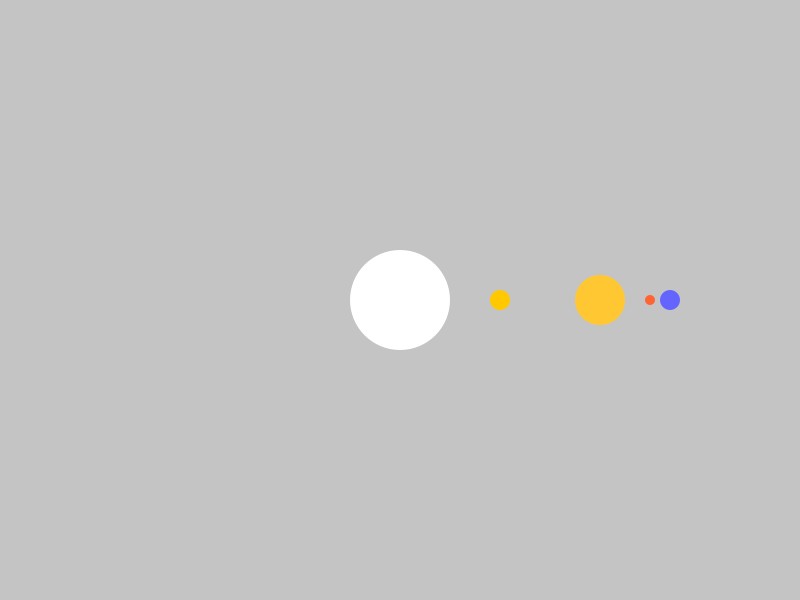
Frame 1 (no input)
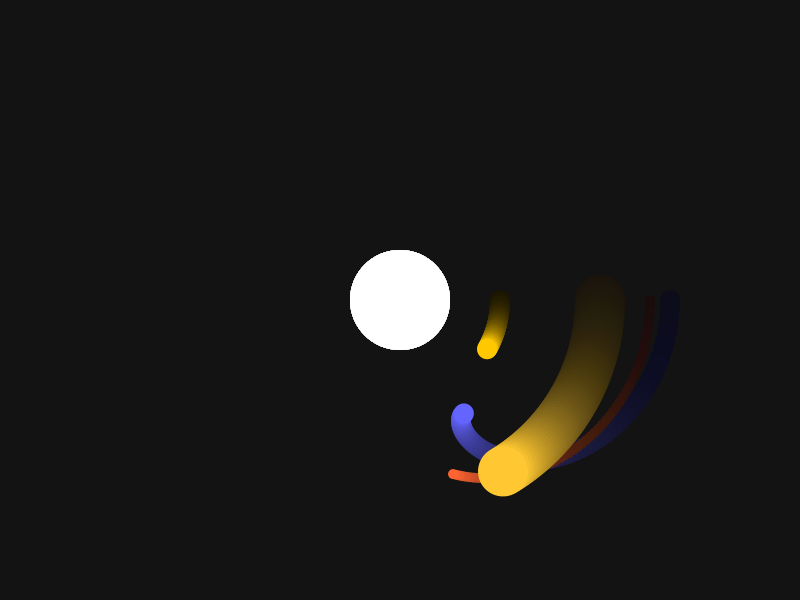
Frame 60 (the mouse pressed at the canvas centre just before this capture)
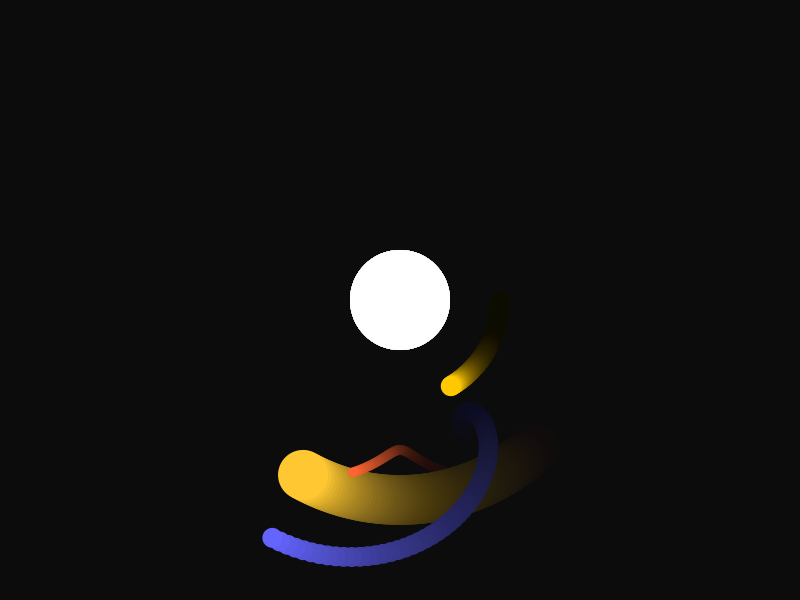
Frame 120 (the mouse held since frame 60 and released just before this capture)

The Processing sketch that drew these frames (run headless with seeded random() and noise(); from frame 60 on, the mouse is pressed at the canvas centre):

// Processing sketch: solar_system3
// ── solar_system3.pde
float _angle = 0;

void setup()
{
  size(800,600);
}

void draw()
{
  clearScene();
  noStroke();
  translate(width/2,height/2);
  fill(color(255,255,255));
  circle(0,0,100);
  
  
  pushMatrix();
    rotate(radians(_angle));
    translate(200,0);
    fill(color(255,200,50));
    circle(0,0,50);
    pushMatrix();
      rotate(radians(_angle)*2);
      translate(50,0);
      fill(color(255,100,50));
      circle(0,0,10);
    popMatrix();
    pushMatrix();
      rotate(radians(_angle)*3);
      translate(70,0);
      fill(color(100,100,255));
      circle(0,0,20);
    popMatrix();
  popMatrix();
 
  pushMatrix();
    rotate(radians(_angle)/2);
    translate(100,0);
    fill(color(255,200,0));
    circle(0,0,20);
  popMatrix();
  
  /* pushMatrix();
    rotate(radians(_angle)/-2);
    translate(300,0);
    circle(0,0,40);
  popMatrix();*/
  
  _angle = _angle + 1; 
}

void clearScene()
{
  //partial screen clear
  noStroke();
  fill(color(0,0,0,10));
  rect(0,0,800,600);
}
